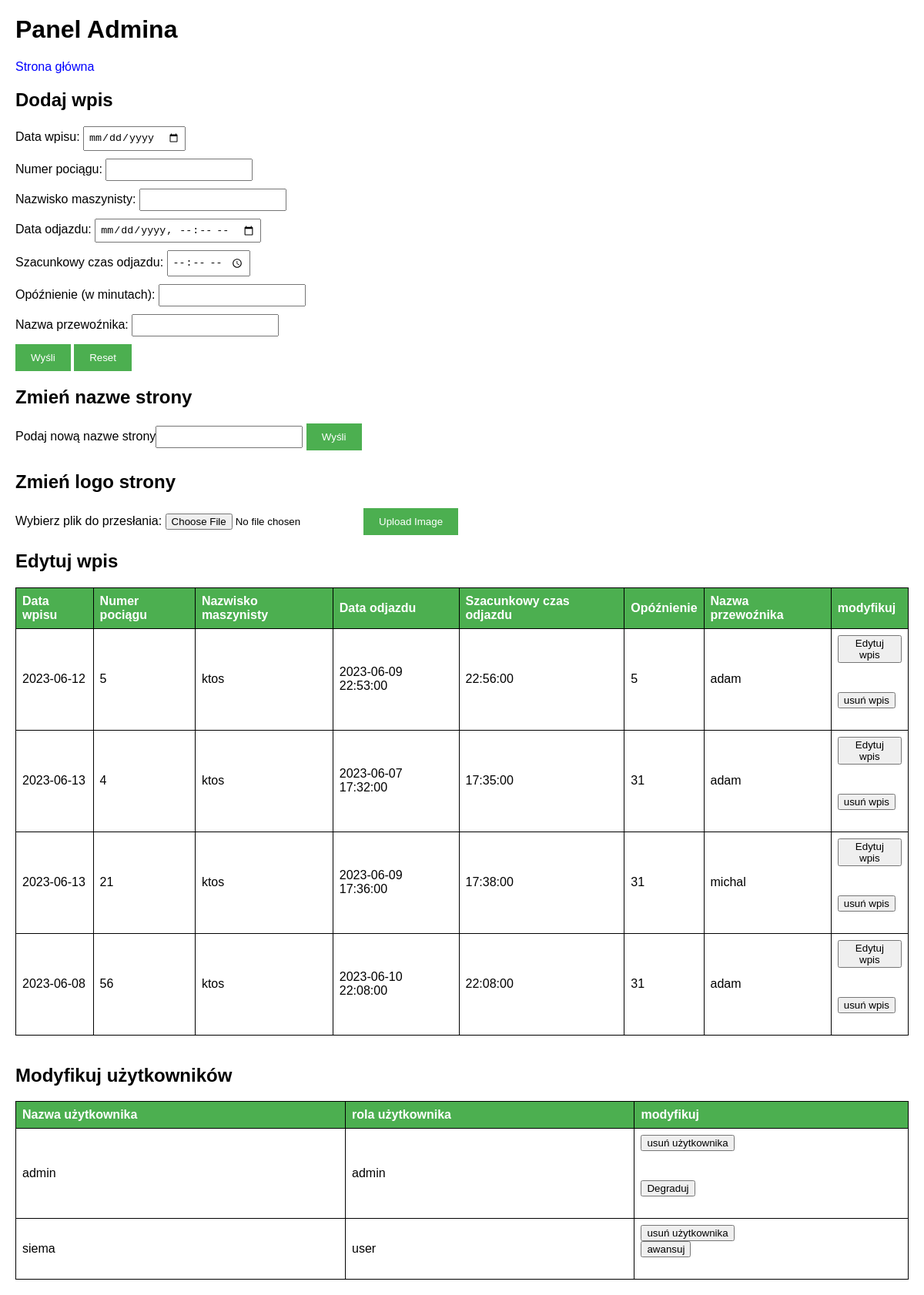
Screenshot of /pociągi/panel.php (signed in) with the database file from the repository.
### tables this page shows
CREATE TABLE `pociagi` (
  `dataWp` date NOT NULL,
  `numer` int(11) NOT NULL,
  `nazwisko` text NOT NULL,
  `dataOd` datetime NOT NULL,
  `czas` time NOT NULL,
  `opoznienie` int(11) NOT NULL,
  `nazwa` text NOT NULL,
  `id` int(11) NOT NULL
);

CREATE TABLE `users` (
  `id` int(11) NOT NULL,
  `username` varchar(255) NOT NULL,
  `password` varchar(255) NOT NULL,
  `role` varchar(50) NOT NULL
);

### pociągi/panel.php (the view, shortened to what this page needs)
<html>
<head><link rel="stylesheet" href="Admin.css">
</head>
<body>
<h1>Panel Admina</h1>
<a href="glowna.php">Strona główna</a><br>
<?php
$con=mysqli_connect("localhost", "root", "", "dane");
if($con){
	$sql = "SELECT * FROM pociagi";
		$otherTrainsResult  = $con->query($sql);
}
?>
<h2>Dodaj wpis</h2>
<form action="panel.php" method="post">
		Data wpisu: <input type="date" name="dataWp"><br>
		Numer pociągu: <input type="number" name="numer"><br>
		Nazwisko maszynisty: <input type="text" name="nazwisko"><br>
		Data odjazdu: <input type="datetime-local" name="dataOd"><br>
		Szacunkowy czas odjazdu: <input type="time" name="czas"><br>
		Opóźnienie (w minutach): <input type="number" name="opoznienie"><br>
		Nazwa przewoźnika: <input type="text" name="nazwa"><br>
		<input type="submit" value="Wyśli">
		<input type="reset" value="Reset">
</form>
<h2>Zmień nazwe strony</h2>
<form action="panel.php" method="post">
        Podaj nową nazwe strony<input type="text" name="site_name">
<input type="submit" value="Wyśli">
</form>
<h2>Zmień logo strony</h2>
<form action="panel.php" method="post" enctype="multipart/form-data">
  Wybierz plik do przesłania:
  <input type="file" name="fileToUpload" id="fileToUpload">
  <input type="submit" value="Upload Image" name="submit">
</form>
<h2>Edytuj wpis</h4>
	<table>
        <tr>
            <th>Data wpisu</th>
            <th>Numer pociągu</th>
            <th>Nazwisko maszynisty</th>
            <th>Data odjazdu</th>
            <th>Szacunkowy czas odjazdu</th>
            <th>Opóźnienie</th>
            <th>Nazwa przewoźnika</th>
			<th>modyfikuj</th>
        </tr>
		<?php while ($row = $otherTrainsResult ->fetch_assoc()): ?>
		<tr>
            <td><?php echo $row['dataWp']; ?></td>
            <td><?php echo $row['numer']; ?></td>
            <td><?php echo $row['nazwisko']; ?></td>
            <td><?php echo $row['dataOd']; ?></td>
            <td><?php echo $row['czas']; ?></td>
            <td><?php echo $row['opoznienie']; ?></td>
            <td><?php echo $row['nazwa']; ?></td>
			<td><form action="panel.php" method="post"><button type="submit" name="edytuj">Edytuj wpis</button><input type="hidden" value="<?php echo $row['id']; ?>" name="idWp"></form><br>
			<form action="panel.php" method="post"><button type="submit" name="Usun">usuń wpis</button><input type="hidden" value="<?php echo $row['id']; ?>" name="idWp"></form></td>
        </tr>
		<?php endwhile;
	    $username = $_SESSION['username'];
	    $us = "SELECT * FROM users WHERE username !='$username'";
		$userResult  = $con->query($us);
?>
</table><br>
<h2>Modyfikuj użytkowników<h2>
<table>
        <tr>
            <th>Nazwa użytkownika</th>
            <th>rola użytkownika</th>
			<th>modyfikuj</th>
        </tr>
		<?php while ($row = $userResult ->fetch_assoc()): ?>
		<tr>
            <td><?php echo $row['username']; ?></td>
            <td><?php echo $row['role']; ?></td>
			<td><form action="panel.php" method="post"><button type="submit" name="UsunUz">usuń użytkownika</button><input type="hidden" value="<?php echo $row['id']; ?>" name="idUs"></form><br>
			<?php $rola= $row ['role']; if($rola =='user'){?><form action="panel.php" method="post"><button type="submit" name="AwansujUz">awansuj</button><input type="hidden" value="<?php echo $row['id']; ?>" name="idUp"><?php }else{?>
			<form action="panel.php" method="post"><button type="submit" name="DegradujUs">Degraduj</button><input type="hidden" value="<?php echo $row['id']; ?>" name="idDg"><?php } ?></td>
        </tr>
		<?php endwhile;?>
		</table>
</body>
</html>

### pociągi/Admin.css (style rules this page uses)
body { font-family: Arial, sans-serif; margin: 20px; }
a { color: blue; text-decoration: none; }
form { margin-bottom: 20px; }
input[type="date"], input[type="number"], input[type="text"], input[type="datetime-local"], input[type="time"] { margin-bottom: 10px; padding: 5px; }
input[type="submit"], input[type="reset"] { padding: 10px 20px; background-color: #4CAF50; color: white; border: none; cursor: pointer; }
table { width: 100%; border-collapse: collapse; }
table th, table td { padding: 8px; text-align: left; border: 1px solid black; }
table th { background-color: #4CAF50; color: white; }

### rows the page displays
pociagi: dataWp "2023-06-12", numer "5", nazwisko "ktos", dataOd "2023-06-09 22:53:00", czas "22:56:00", opoznienie "5", nazwa "adam"
pociagi: dataWp "2023-06-13", numer "4", nazwisko "ktos", dataOd "2023-06-07 17:32:00", czas "17:35:00", opoznienie "31", nazwa "adam"
pociagi: dataWp "2023-06-13", numer "21", nazwisko "ktos", dataOd "2023-06-09 17:36:00", czas "17:38:00", opoznienie "31", nazwa "michal"
pociagi: dataWp "2023-06-08", numer "56", nazwisko "ktos", dataOd "2023-06-10 22:08:00", czas "22:08:00", opoznienie "31", nazwa "adam"
users: username "admin", role "admin"
users: username "siema", role "user"
